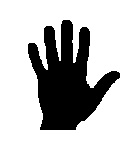
#> input picture HW4/images/img1.jpg, 136 x 157 px
$ jupyter execute Q6.ipynb
#> lines starting #> are read from the running program, lines starting #| are printed output that depends on the picture; after the words box and inside, x2 and y2 are one past the last pixel; in counts of white or black regions, pixels touching at a corner belong together
# Q6

Import some prerequisites:

[cell 1]
import cv2
import numpy as np
import matplotlib.pyplot as plt

Run this cell for plotting.

[cell 2]
def plotter(img_list, r, w, gray, wr, hr, fig_name = None):
    '''
    Plots images' list with its' caption and saves result image if you want.

    Parameters:
        img_list (list): The list of tuples of image and its' caption.
        r (int): The number of row(s).
        w (int): The number of colunm(s).
        gray (bool): The flag for plotting images in grayscale mode.
        wr (int): The width of one figure.
        hr (int): The height of one figure.
        fig_name (str): The name of the image of the plot. if not set this parameter the plot doesn't save.
    '''

    plt.rcParams['figure.figsize'] = (wr, hr)
    for i in range(len(img_list)):
        plt.subplot(r, w, i + 1)
        if img_list[i][2] == 'img':
            if gray:
                plt.imshow(img_list[i][0], cmap = 'gray')
            else:
                plt.imshow(img_list[i][0])
            plt.xticks([])
            plt.yticks([])
        elif img_list[i][2] == 'hist':
            plt.bar(np.arange(len(img_list[i][0])), img_list[i][0], color = 'c')
        else:
            raise Exception("Only image or histogram. Use third parameter of tuples in img_list and set it to img or hist.")
        plt.title(img_list[i][1])
    if fig_name is not None:
        plt.savefig(fig_name + '.png')
    plt.show()

Here is for your helper functions(optional).

Implement this function to get the input image and return the skeleton of the input image.

[cell 3]
def dilate(img, kernel):
    '''
    Dialates image with given kernel.

    Parameters:
        img (np.ndarray): The image to dialate.
        kernel (np.ndarray): The kernel to dialate image with.

    Returns:
        np.ndarray: The dialated image.
    '''
    copy_img = img.copy()
    copy_img[copy_img < 128] = 0
    copy_img[copy_img >= 128] = 1
    kernel = np.rot90(kernel, k=2)
    img_dialated = np.zeros(img.shape)
    w, h = img.shape
    k_w, k_h = kernel.shape
    for i in range(k_w//2, w-k_w//2):
        for j in range(k_h//2, h-k_h//2):
            res = np.logical_and(copy_img[i-k_w//2:i+k_w//2+1, j-k_h//2:j+k_h//2+1], kernel)
            if np.any(res):
                img_dialated[i, j] = 1
    return img_dialated * 255

Test implementation

[cell 4]
image_list = []

image1 = cv2.imread('./images/img1.jpg', cv2.IMREAD_GRAYSCALE)
#> image1 is the input picture: shape (157, 136); min 0, max 255, mean 192.1
image_list.append([image1, 'image 1', 'img'])
image1_dilate = dilate(image1, np.array([[0, 1, 0], [1, 1, 1], [0, 1, 0]]))
#> in dilate, `copy_img[copy_img < 128] = 0`: copy_img: shape (157, 136); 2.64% of pixels changed, all inside (x1, y1, x2, y2) = (28, 20, 120, 130)
#> in dilate, `copy_img[copy_img >= 128] = 1`: copy_img: shape (157, 136); values 0 (black) and 1 (white), 75.3% white; 1 black region, box (x1, y1, x2, y2) and area: (28, 20, 120, 130) 5270
#> in dilate, `kernel = np.rot90(kernel, k=2)`: kernel = [[0, 1, 0], [1, 1, 1], [0, 1, 0]]
#> after the loop in dilate, `for i in range(k_w//2, w-k_w//2):`:
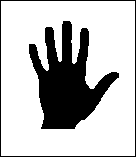
#> img_dialated: shape (157, 136) float64; values 0 (black) and 1 (white), 75% white; 2 black regions, box (x1, y1, x2, y2) and area: (29, 21, 119, 129) 4746, (0, 0, 136, 157) 582
image_list.append([image1_dilate, 'dilate of image 1','img'])

image2 = cv2.imread('./images/img2.jpg', cv2.IMREAD_GRAYSCALE)
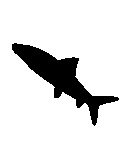
#> input picture HW4/images/img2.jpg, 133 x 156 px
#> image2 is the input picture: shape (156, 133); min 0, max 255, mean 225.5
image_list.append([image2, 'image 2', 'img'])
image2_dilate= dilate(image2, np.array([[0, 1, 0], [1, 1, 1], [0, 1, 0]]))
#> in dilate (call 2), `copy_img[copy_img < 128] = 0`: copy_img: shape (156, 133); 2.59% of pixels changed, all inside (x1, y1, x2, y2) = (12, 43, 119, 125)
#> in dilate (call 2), `copy_img[copy_img >= 128] = 1`: copy_img: shape (156, 133); values 0 (black) and 1 (white), 88.4% white; 1 black region, box (x1, y1, x2, y2) and area: (12, 43, 119, 126) 2402
#> after the loop in dilate (call 2), `for i in range(k_w//2, w-k_w//2):`: img_dialated: shape (156, 133) float64; values 0 (black) and 1 (white), 87.1% white; 2 black regions, box (x1, y1, x2, y2) and area: (13, 44, 118, 125) 2109, (0, 0, 133, 156) 574
image_list.append([image2_dilate, 'dilate of image 2','img'])

image3 = cv2.imread('./images/img3.jpg', cv2.IMREAD_GRAYSCALE)
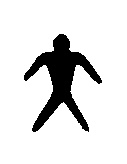
#> input picture HW4/images/img3.jpg, 127 x 164 px
#> image3 is the input picture: shape (164, 127); min 0, max 255, mean 223
image_list.append([image3, 'image 3', 'img'])
image3_dilate = dilate(image3, np.array([[0, 1, 0], [1, 1, 1], [0, 1, 0]]))
#> in dilate (call 3), `copy_img[copy_img < 128] = 0`: copy_img: shape (164, 127); 3.31% of pixels changed, all inside (x1, y1, x2, y2) = (24, 34, 102, 132)
#> in dilate (call 3), `copy_img[copy_img >= 128] = 1`: copy_img: shape (164, 127); values 0 (black) and 1 (white), 87.4% white; 1 black region, box (x1, y1, x2, y2) and area: (24, 34, 102, 132) 2615
#> after the loop in dilate (call 3), `for i in range(k_w//2, w-k_w//2):`: img_dialated: shape (164, 127) float64; values 0 (black) and 1 (white), 86.4% white; 2 black regions, box (x1, y1, x2, y2) and area: (25, 35, 101, 131) 2247, (0, 0, 127, 164) 578
image_list.append([image3_dilate, 'dilate of image 3', 'img'])

image4 = cv2.imread('./images/img4.jpg', cv2.IMREAD_GRAYSCALE)
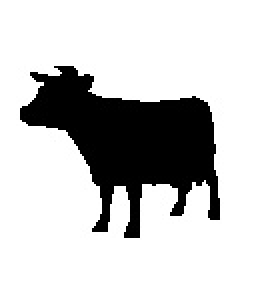
#> input picture HW4/images/img4.jpg, 129 x 142 px (shown 2 times larger)
#> image4 is the input picture: shape (142, 129); min 0, max 255, mean 198.1
image_list.append([image4, 'image 4', 'img'])
image4_dilate = dilate(image4, np.array([[0, 1, 0], [1, 1, 1], [0, 1, 0]]))
#> in dilate (call 4), `copy_img[copy_img < 128] = 0`: copy_img: shape (142, 129); 3.46% of pixels changed, all inside (x1, y1, x2, y2) = (10, 33, 110, 119)
#> in dilate (call 4), `copy_img[copy_img >= 128] = 1`: copy_img: shape (142, 129); values 0 (black) and 1 (white), 77.7% white; 1 black region, box (x1, y1, x2, y2) and area: (10, 33, 110, 119) 4087
#> after the loop in dilate (call 4), `for i in range(k_w//2, w-k_w//2):`: img_dialated: shape (142, 129) float64; values 0 (black) and 1 (white), 77.2% white; 2 black regions, box (x1, y1, x2, y2) and area: (11, 34, 109, 118) 3639, (0, 0, 129, 142) 538
image_list.append([image4_dilate, 'dilate of image 4', 'img'])

plotter(image_list, 4, 2, True, 30,30, 'Q6-a-dilate')
#> the loop in plotter, `for i in range(len(img_list)):` made 8 passes

[cell 5]
def erode(img, kernel):
    '''
    Erodes image with given kernel.

    Parameters:
        img (np.ndarray): The image to erode.
        kernel (np.ndarray): The kernel to erode image with.

    Returns:
        np.ndarray: The eroded image.
    '''
    img_eroded = np.zeros(img.shape)
#> img_eroded: shape (157, 136) float64; every value is 0
    copy_img = img.copy()
    copy_img[copy_img < 128] = 0
    copy_img[copy_img >= 128] = 1
    w, h = img.shape
#> w = 157; h = 136
    k_w, k_h = kernel.shape
#> k_w = 3; k_h = 3
    for i in range(k_w//2, w-k_w//2):
        for j in range(k_h//2, h-k_h//2):
            if np.array_equal(np.logical_and(copy_img[i-k_w//2:i+k_w//2+1, j-k_h//2:j+k_h//2+1], kernel), kernel):
                img_eroded[i, j] = 1
#> img_eroded: shape (157, 136) float64; values 0 (black) and 1 (white), 70.1% white; 2 black regions, box (x1, y1, x2, y2) and area: (27, 19, 121, 131) 5798, (0, 0, 136, 157) 582
    return img_eroded * 255

Test your implementation

[cell 6]
image_list = []

image1 = cv2.imread('./images/img1.jpg', cv2.IMREAD_GRAYSCALE)
image_list.append([image1, 'image 1', 'img'])
image1_erode = erode(image1, np.array([[0, 1, 0], [1, 1, 1], [0, 1, 0]]))
image_list.append([image1_erode, 'erode of image 1','img'])

image2 = cv2.imread('./images/img2.jpg', cv2.IMREAD_GRAYSCALE)
image_list.append([image2, 'image 2', 'img'])
image2_erode= erode(image2, np.array([[0, 1, 0], [1, 1, 1], [0, 1, 0]]))
#> in erode (call 2), `img_eroded = np.zeros(img.shape)`: img_eroded: shape (156, 133) float64; every value is 0
#> after the loop in erode (call 2), `for i in range(k_w//2, w-k_w//2):`: img_eroded: shape (156, 133) float64; values 0 (black) and 1 (white), 84.2% white; 2 black regions, box (x1, y1, x2, y2) and area: (11, 42, 120, 127) 2699, (0, 0, 133, 156) 574
image_list.append([image2_erode, 'erode of image 2','img'])

image3 = cv2.imread('./images/img3.jpg', cv2.IMREAD_GRAYSCALE)
image_list.append([image3, 'image 3', 'img'])
image3_erode = erode(image3, np.array([[0, 1, 0], [1, 1, 1], [0, 1, 0]]))
#> in erode (call 3), `img_eroded = np.zeros(img.shape)`: img_eroded: shape (164, 127) float64; every value is 0
#> after the loop in erode (call 3), `for i in range(k_w//2, w-k_w//2):`: img_eroded: shape (164, 127) float64; values 0 (black) and 1 (white), 82.9% white; 2 black regions, box (x1, y1, x2, y2) and area: (23, 33, 103, 133) 2987, (0, 0, 127, 164) 578
image_list.append([image3_erode, 'erode of image 3', 'img'])

image4 = cv2.imread('./images/img4.jpg', cv2.IMREAD_GRAYSCALE)
image_list.append([image4, 'image 4', 'img'])
image4_erode = erode(image4, np.array([[0, 1, 0], [1, 1, 1], [0, 1, 0]]))
#> in erode (call 4), `img_eroded = np.zeros(img.shape)`: img_eroded: shape (142, 129) float64; every value is 0
#> after the loop in erode (call 4), `for i in range(k_w//2, w-k_w//2):`: img_eroded: shape (142, 129) float64; values 0 (black) and 1 (white), 72.3% white; 2 black regions, box (x1, y1, x2, y2) and area: (9, 32, 111, 120) 4540, (0, 0, 129, 142) 538
image_list.append([image4_erode, 'erode of image 4', 'img'])
print(image1.shape)
#| (157, 136)
print(image1_erode.shape)
#| (157, 136)
plotter(image_list, 4, 2, True, 30,30, 'Q6-a-erode')
#> the loop in plotter (call 2), `for i in range(len(img_list)):` made 8 passes

[cell 7]
def open_morphology(img, kernel):
    '''
    Performs opening morphology operation on the image.

    Parameters:
        img (numpy.ndarray): The image to perform opening morphology operation on.

    Returns:
        numpy.ndarray: The result image.
    '''
    img_opened = dilate(erode(img, kernel), kernel)
#> after the loop in dilate (call 5), `for i in range(k_w//2, w-k_w//2):`: img_dialated: shape (157, 136) float64; values 0 (black) and 1 (white), 72.5% white; 2 black regions, box (x1, y1, x2, y2) and area: (28, 20, 120, 130) 5282, (0, 0, 136, 157) 582
#> after the loop in dilate (call 6), `for i in range(k_w//2, w-k_w//2):`:
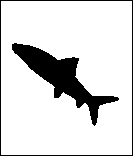
#> img_dialated: shape (156, 133) float64; values 0 (black) and 1 (white), 85.6% white; 2 black regions, box (x1, y1, x2, y2) and area: (12, 43, 119, 126) 2404, (0, 0, 133, 156) 574
#> after the loop in dilate (call 7), `for i in range(k_w//2, w-k_w//2):`:
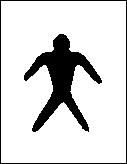
#> img_dialated: shape (164, 127) float64; values 0 (black) and 1 (white), 84.7% white; 2 black regions, box (x1, y1, x2, y2) and area: (24, 34, 102, 132) 2618, (0, 0, 127, 164) 578
#> after the loop in dilate (call 8), `for i in range(k_w//2, w-k_w//2):`:
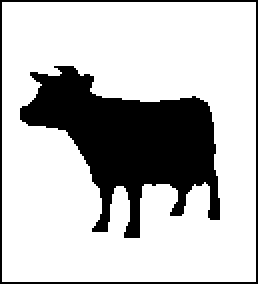
#> img_dialated: shape (142, 129) float64 (shown 2 times larger); values 0 (black) and 1 (white), 74.7% white; 2 black regions, box (x1, y1, x2, y2) and area: (10, 33, 110, 119) 4102, (0, 0, 129, 142) 538
    return img_opened

Test your implementatino

[cell 8]
image_list = []

image1 = cv2.imread('./images/img1.jpg', cv2.IMREAD_GRAYSCALE)
image_list.append([image1, 'image 1', 'img'])
image1_open = open_morphology(image1, np.array([[0, 1, 0], [1, 1, 1], [0, 1, 0]]))
image_list.append([image1_open, 'open of image 1','img'])

image2 = cv2.imread('./images/img2.jpg', cv2.IMREAD_GRAYSCALE)
image_list.append([image2, 'image 2', 'img'])
image2_open= open_morphology(image2, np.array([[0, 1, 0], [1, 1, 1], [0, 1, 0]]))
image_list.append([image2_open, 'open of image 2','img'])

image3 = cv2.imread('./images/img3.jpg', cv2.IMREAD_GRAYSCALE)
image_list.append([image3, 'image 3', 'img'])
image3_open = open_morphology(image3, np.array([[0, 1, 0], [1, 1, 1], [0, 1, 0]]))
image_list.append([image3_open, 'open of image 3', 'img'])

image4 = cv2.imread('./images/img4.jpg', cv2.IMREAD_GRAYSCALE)
image_list.append([image4, 'image 4', 'img'])
image4_open = open_morphology(image4, np.array([[0, 1, 0], [1, 1, 1], [0, 1, 0]]))
image_list.append([image4_open, 'open of image 4', 'img'])

plotter(image_list, 4, 2, True, 30,30, 'Q6-a-open')

[cell 9]
def close_morphology(img, kernel):
    '''
    Performs closing morphology operation on the image.

    Parameters:
        img (numpy.ndarray): The image to perform closing morphology operation on.

    Returns:
        numpy.ndarray: The result image.
    '''
    img_closed = erode(dilate(img, kernel), kernel)
#> after the loop in erode (call 9), `for i in range(k_w//2, w-k_w//2):`:
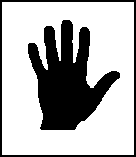
#> img_eroded: shape (157, 136) float64; values 0 (black) and 1 (white), 69.9% white; 2 black regions, box (x1, y1, x2, y2) and area: (28, 20, 120, 130) 5266, (0, 0, 136, 157) 1156
#> after the loop in erode (call 10), `for i in range(k_w//2, w-k_w//2):`:
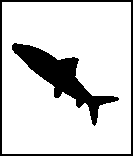
#> img_eroded: shape (156, 133) float64; values 0 (black) and 1 (white), 82.9% white; 2 black regions, box (x1, y1, x2, y2) and area: (12, 43, 119, 126) 2398, (0, 0, 133, 156) 1140
#> after the loop in erode (call 11), `for i in range(k_w//2, w-k_w//2):`:
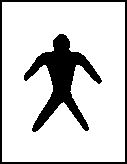
#> img_eroded: shape (164, 127) float64; values 0 (black) and 1 (white), 82% white; 2 black regions, box (x1, y1, x2, y2) and area: (24, 34, 102, 132) 2610, (0, 0, 127, 164) 1148
    return img_closed

Test your implemention

[cell 10]
image_list = []

image1 = cv2.imread('./images/img1.jpg', cv2.IMREAD_GRAYSCALE)
image_list.append([image1, 'image 1', 'img'])
image1_close = close_morphology(image1, np.array([[0, 1, 0], [1, 1, 1], [0, 1, 0]]))
image_list.append([image1_close, 'close of image 1','img'])

image2 = cv2.imread('./images/img2.jpg', cv2.IMREAD_GRAYSCALE)
image_list.append([image2, 'image 2', 'img'])
image2_close= close_morphology(image2, np.array([[0, 1, 0], [1, 1, 1], [0, 1, 0]]))
image_list.append([image2_close, 'close of image 2','img'])

image3 = cv2.imread('./images/img3.jpg', cv2.IMREAD_GRAYSCALE)
image_list.append([image3, 'image 3', 'img'])
image3_close = close_morphology(image3, np.array([[0, 1, 0], [1, 1, 1], [0, 1, 0]]))
image_list.append([image3_close, 'close of image 3', 'img'])

image4 = cv2.imread('./images/img4.jpg', cv2.IMREAD_GRAYSCALE)
image_list.append([image4, 'image 4', 'img'])
image4_close = close_morphology(image4, np.array([[0, 1, 0], [1, 1, 1], [0, 1, 0]]))
image_list.append([image4_close, 'close of image 4', 'img'])

plotter(image_list, 4, 2, True, 30,30, 'Q6-a-close')

# Part 2

[cell 11]
#Write your code here
#Like last part, you should make output of each operation separately. Name output image files like this format: Q6-b-dilate, Q6-b-erode
image_list = []

image1 = cv2.imread('./images/img1.jpg', cv2.IMREAD_GRAYSCALE)
image_list.append([image1, 'image 1', 'img'])
image1_dilate = cv2.dilate(image1, np.array([[0, 1, 0], [1, 1, 1], [0, 1, 0]], dtype=np.uint8), iterations=1)
image_list.append([image1_dilate, 'dilate of image 1','img'])

image2 = cv2.imread('./images/img2.jpg', cv2.IMREAD_GRAYSCALE)
image_list.append([image2, 'image 2', 'img'])
image2_dilate= cv2.dilate(image2, np.array([[0, 1, 0], [1, 1, 1], [0, 1, 0]], dtype=np.uint8), iterations=1)
image_list.append([image2_dilate, 'dilate of image 2','img'])

image3 = cv2.imread('./images/img3.jpg', cv2.IMREAD_GRAYSCALE)
image_list.append([image3, 'image 3', 'img'])
image3_dilate = cv2.dilate(image3, np.array([[0, 1, 0], [1, 1, 1], [0, 1, 0]], dtype=np.uint8), iterations=1)
image_list.append([image3_dilate, 'dilate of image 3', 'img'])

image4 = cv2.imread('./images/img4.jpg', cv2.IMREAD_GRAYSCALE)
image_list.append([image4, 'image 4', 'img'])
image4_dilate = cv2.dilate(image4, np.array([[0, 1, 0], [1, 1, 1], [0, 1, 0]], dtype=np.uint8), iterations=1)
image_list.append([image4_dilate, 'dilate of image 4', 'img'])

plotter(image_list, 4, 2, True, 30,30, 'Q6-b-dilate')

[cell 12]
image_list = []

image1 = cv2.imread('./images/img1.jpg', cv2.IMREAD_GRAYSCALE)
image_list.append([image1, 'image 1', 'img'])
image1_erode = cv2.erode(image1, np.array([[0, 1, 0], [1, 1, 1], [0, 1, 0]], dtype=np.uint8), iterations=1)
image_list.append([image1_erode, 'erode of image 1','img'])

image2 = cv2.imread('./images/img2.jpg', cv2.IMREAD_GRAYSCALE)
image_list.append([image2, 'image 2', 'img'])
image2_erode = cv2.erode(image2, np.array([[0, 1, 0], [1, 1, 1], [0, 1, 0]], dtype=np.uint8), iterations=1)
image_list.append([image2_erode, 'erode of image 2','img'])

image3 = cv2.imread('./images/img3.jpg', cv2.IMREAD_GRAYSCALE)
image_list.append([image3, 'image 3', 'img'])
image3_erode = cv2.erode(image3, np.array([[0, 1, 0], [1, 1, 1], [0, 1, 0]], dtype=np.uint8), iterations=1)
image_list.append([image3_erode, 'erode of image 3', 'img'])

image4 = cv2.imread('./images/img4.jpg', cv2.IMREAD_GRAYSCALE)
image_list.append([image4, 'image 4', 'img'])
image4_erode = cv2.erode(image4, np.array([[0, 1, 0], [1, 1, 1], [0, 1, 0]], dtype=np.uint8), iterations=1)
image_list.append([image4_erode, 'erode of image 4', 'img'])
print(image1.shape)
#| (157, 136)
print(image1_erode.shape)
#| (157, 136)
plotter(image_list, 4, 2, True, 30,30, 'Q6-b-erode')

[cell 13]
image_list = []
kernel = np.array([[0, 1, 0], [1, 1, 1], [0, 1, 0]], dtype=np.uint8)
#> kernel = [[0, 1, 0], [1, 1, 1], [0, 1, 0]]
image1 = cv2.imread('./images/img1.jpg', cv2.IMREAD_GRAYSCALE)
image_list.append([image1, 'image 1', 'img'])
image1_open = cv2.morphologyEx(image1, cv2.MORPH_OPEN, kernel, iterations=1)
image_list.append([image1_open, 'open of image 1','img'])

image2 = cv2.imread('./images/img2.jpg', cv2.IMREAD_GRAYSCALE)
image_list.append([image2, 'image 2', 'img'])
image2_open= cv2.morphologyEx(image2, cv2.MORPH_OPEN, kernel, iterations=1)
image_list.append([image2_open, 'open of image 2','img'])

image3 = cv2.imread('./images/img3.jpg', cv2.IMREAD_GRAYSCALE)
image_list.append([image3, 'image 3', 'img'])
image3_open = cv2.morphologyEx(image3, cv2.MORPH_OPEN, kernel, iterations=1)
image_list.append([image3_open, 'open of image 3', 'img'])

image4 = cv2.imread('./images/img4.jpg', cv2.IMREAD_GRAYSCALE)
image_list.append([image4, 'image 4', 'img'])
image4_open = cv2.morphologyEx(image4, cv2.MORPH_OPEN, kernel, iterations=1)
image_list.append([image4_open, 'open of image 4', 'img'])

plotter(image_list, 4, 2, True, 30,30, 'Q6-b-open')

[cell 14]
image_list = []
kernel = np.array([[0, 1, 0], [1, 1, 1], [0, 1, 0]], dtype=np.uint8)
image1 = cv2.imread('./images/img1.jpg', cv2.IMREAD_GRAYSCALE)
image_list.append([image1, 'image 1', 'img'])
image1_close = cv2.morphologyEx(image1, cv2.MORPH_CLOSE, kernel, iterations=1)
image_list.append([image1_close, 'close of image 1','img'])

image2 = cv2.imread('./images/img2.jpg', cv2.IMREAD_GRAYSCALE)
image_list.append([image2, 'image 2', 'img'])
image2_close= cv2.morphologyEx(image2, cv2.MORPH_CLOSE, kernel, iterations=1)
image_list.append([image2_close, 'close of image 2','img'])

image3 = cv2.imread('./images/img3.jpg', cv2.IMREAD_GRAYSCALE)
image_list.append([image3, 'image 3', 'img'])
image3_close = cv2.morphologyEx(image3, cv2.MORPH_CLOSE, kernel, iterations=1)
image_list.append([image3_close, 'close of image 3', 'img'])

image4 = cv2.imread('./images/img4.jpg', cv2.IMREAD_GRAYSCALE)
image_list.append([image4, 'image 4', 'img'])
image4_close = cv2.morphologyEx(image4, cv2.MORPH_CLOSE, kernel, iterations=1)
image_list.append([image4_close, 'close of image 4', 'img'])

plotter(image_list, 4, 2, True, 30,30, 'Q6-b-close')

# Part 3: optional
Skeleton of image

[cell 15]
def get_skeleton(image, kernel):
    """
    Finds the skeleton of the input image.

    Parameters:
        image (numpy.ndarray): The input image.

    Returns:
        numpy.ndarray: The skeleton image.
    """
    image_rev = image.copy()
    image_rev[image < 128] = 1
    image_rev[image >= 128] = 0
    res = np.zeros(image.shape)
    eroded_img = image_rev.copy()
    while(np.any(eroded_img)):
        opened_img = cv2.morphologyEx(eroded_img, cv2.MORPH_OPEN, kernel.astype(np.uint8), iterations=1)
        res = np.logical_or(res, (eroded_img - opened_img))
        eroded_img = cv2.erode(eroded_img, kernel.astype(np.uint8), iterations=1)
#> this loop made 31 passes

    return res

Test your implementation (don't change this cell).

[cell 16]
image_list = []

image1 = cv2.imread('./images/img1.jpg', cv2.IMREAD_GRAYSCALE)
image_list.append([image1, 'image 1', 'img'])
image1_skeleton = get_skeleton(image1, np.array([[0, 1, 0], [1, 1, 1], [0, 1, 0]]))
image_list.append([image1_skeleton, 'skeleton of image 1','img'])

image2 = cv2.imread('./images/img2.jpg', cv2.IMREAD_GRAYSCALE)
image_list.append([image2, 'image 2', 'img'])
image2_skeleton= get_skeleton(image2, np.array([[0, 1, 0], [1, 1, 1], [0, 1, 0]]))
#> the loop in get_skeleton (call 2), `while(np.any(eroded_img)):` made 16 passes
image_list.append([image2_skeleton, 'skeleton of image 2','img'])

image3 = cv2.imread('./images/img3.jpg', cv2.IMREAD_GRAYSCALE)
image_list.append([image3, 'image 3', 'img'])
image3_skeleton = get_skeleton(image3, np.array([[0, 1, 0], [1, 1, 1], [0, 1, 0]]))
image_list.append([image3_skeleton, 'skeleton of image 3', 'img'])

image4 = cv2.imread('./images/img4.jpg', cv2.IMREAD_GRAYSCALE)
image_list.append([image4, 'image 4', 'img'])
image4_skeleton = get_skeleton(image4, np.array([[0, 1, 0], [1, 1, 1], [0, 1, 0]]))
image_list.append([image4_skeleton, 'skeleton of image 4', 'img'])

plotter(image_list, 4, 2, True, 20,20, 'Q6-c')
